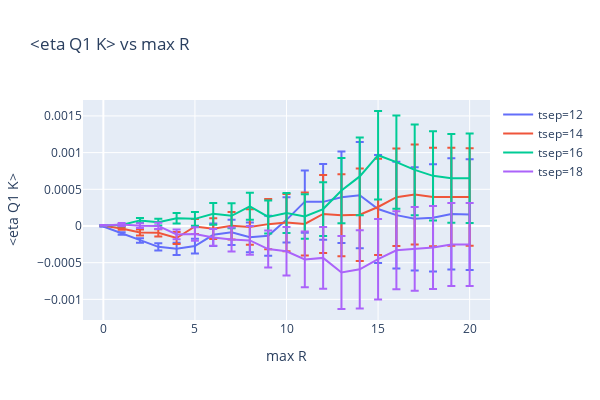

Notebook code cell kept with this figure:
### Code cell
eta_Q1_K, eta_Q2_K, eta_sBar_d_K = [], [], []

for traj in trajs:
    eta_Q1_K_one_traj, eta_Q2_K_one_traj, eta_sBar_d_K_one_traj = calc_cs(traj)   # shape (tsep, tx, R)
#     c_s_Q1_one_traj, c_s_Q2_one_traj = calc_cs(traj)   # shape (tsep, tx)
    eta_Q1_K.append(eta_Q1_K_one_traj)
    eta_Q2_K.append(eta_Q2_K_one_traj)
    eta_sBar_d_K.append(eta_sBar_d_K_one_traj)
eta_Q1_K = np.array(eta_Q1_K)  # (trajs, tsep, tx, R)
eta_Q2_K = np.array(eta_Q2_K)
eta_sBar_d_K = np.array(eta_sBar_d_K)

eta_Q1_K = eta_Q1_K.cumsum(axis=-1) # get cumulative sum of R
eta_Q2_K = eta_Q2_K.cumsum(axis=-1) # get cumulative sum of R
eta_sBar_d_K = eta_sBar_d_K.cumsum(axis=-1) # get cumulative sum of R

eta_Q1_K_avg, eta_Q1_K_err = mean_err(eta_Q1_K)  # [tsep, t_x, R]
eta_Q2_K_avg, eta_Q2_K_err = mean_err(eta_Q2_K)
eta_sBar_d_K_avg, eta_sBar_d_K_err = mean_err(eta_sBar_d_K)



def plot_by_tsep(avg, err, title='xxxxx'):
    fig = go.Figure()
    for i, t_sep in enumerate(t_seps[:5]):
        fig.add_trace(
            go.Scatter(x=list(range(len(avg[i]))), y=avg[i], name=f'tsep={t_sep}',
                      error_y=dict(type='data', array=err[i]))
        )
    fig.update_layout(title_text='<eta Q1 K> vs max R', width=600, height=400, xaxis_title='max R',
                     yaxis_title='<eta Q1 K>')
#     fig.show()
    return fig

plot_by_tsep(eta_Q1_K_avg[:, 8, :], eta_Q1_K_err[:, 8, :])

### Figure 1 — Plotly figure (JSON) as saved in the notebook; plotly's stock layout.template omitted (floating-point values rounded to 4 significant figures)
{"data": [{"error_y": {"array": [2.449e-06, 1.691e-05, 3.004e-05, 4.907e-05, 8.312e-05, 0.0001002, 0.0001535, 0.000172, 0.0002025, 0.0002726, 0.0003072, 0.000424, 0.000517, 0.0006233, 0.0007244, 0.000735, 0.000726, 0.0007027, 0.000731, 0.0007578, 0.0007536], "type": "data"}, "name": "tsep=12", "type": "scatter", "x": [0, 1, 2, 3, 4, 5, 6, 7, 8, 9, 10, 11, 12, 13, 14, 15, 16, 17, 18, 19, 20], "y": [-6.813e-06, -0.0001011, -0.0001969, -0.0002843, -0.0003111, -0.0002734, -0.0001201, -8.592e-05, -0.0001538, -0.0001342, 8.373e-05, 0.0003319, 0.000329, 0.0003911, 0.0004197, 0.0002312, 0.0001481, 9.745e-05, 0.0001116, 0.0001641, 0.0001554]}, {"error_y": {"array": [2.458e-06, 1.642e-05, 3.942e-05, 5.014e-05, 8.125e-05, 0.0001016, 0.0001423, 0.000187, 0.0002426, 0.000343, 0.0003906, 0.0004288, 0.0005314, 0.0005594, 0.0006303, 0.0006556, 0.0006651, 0.0006817, 0.000671, 0.0006681, 0.0006644], "type": "data"}, "name": "tsep=14", "type": "scatter", "x": [0, 1, 2, 3, 4, 5, 6, 7, 8, 9, 10, 11, 12, 13, 14, 15, 16, 17, 18, 19, 20], "y": [1.807e-06, -3.549e-05, -8.862e-05, -9.293e-05, -0.0001638, -6.589e-06, -3.659e-05, 2.004e-06, -1.461e-05, 2.536e-05, 4.662e-05, 2.822e-05, 0.0001644, 0.0001454, 0.0001533, 0.0002591, 0.0003926, 0.0004302, 0.0003941, 0.0003979, 0.0003957]}, {"error_y": {"array": [5.11e-06, 1.531e-05, 3.357e-05, 4.601e-05, 6.987e-05, 9.36e-05, 0.0001495, 0.0001708, 0.0001839, 0.0002243, 0.0002732, 0.0003034, 0.0003659, 0.0004449, 0.0005303, 0.0006022, 0.0006359, 0.0006177, 0.000609, 0.0006049, 0.0006093], "type": "data"}, "name": "tsep=16", "type": "scatter", "x": [0, 1, 2, 3, 4, 5, 6, 7, 8, 9, 10, 11, 12, 13, 14, 15, 16, 17, 18, 19, 20], "y": [7.522e-06, 1.256e-05, 7.645e-05, 5.177e-05, 0.0001056, 9.708e-05, 0.0001653, 0.000139, 0.0002682, 0.000123, 0.0001767, 0.0001294, 0.0002308, 0.0004832, 0.0006758, 0.0009649, 0.0008705, 0.0007647, 0.0006834, 0.0006492, 0.0006505]}, {"error_y": {"array": [4.959e-06, 2.091e-05, 3.152e-05, 4.363e-05, 6.738e-05, 9.132e-05, 0.0001134, 0.000163, 0.0001963, 0.0002522, 0.0003303, 0.0003797, 0.00042, 0.0004975, 0.0005326, 0.0005484, 0.0005323, 0.0005704, 0.0005648, 0.0005663, 0.0005655], "type": "data"}, "name": "tsep=18", "type": "scatter", "x": [0, 1, 2, 3, 4, 5, 6, 7, 8, 9, 10, 11, 12, 13, 14, 15, 16, 17, 18, 19, 20], "y": [7.585e-06, 1.928e-05, 4.986e-06, 1.327e-06, -0.000115, -0.0001081, -0.0001559, -0.0001839, -0.0001968, -0.0003145, -0.0003454, -0.0004555, -0.0004346, -0.0006336, -0.0005908, -0.0004525, -0.0003306, -0.0003106, -0.0002925, -0.0002527, -0.0002529]}], "layout": {"height": 400, "title": {"text": "<eta Q1 K> vs max R"}, "width": 600, "xaxis": {"title": {"text": "max R"}}, "yaxis": {"title": {"text": "<eta Q1 K>"}}}}
